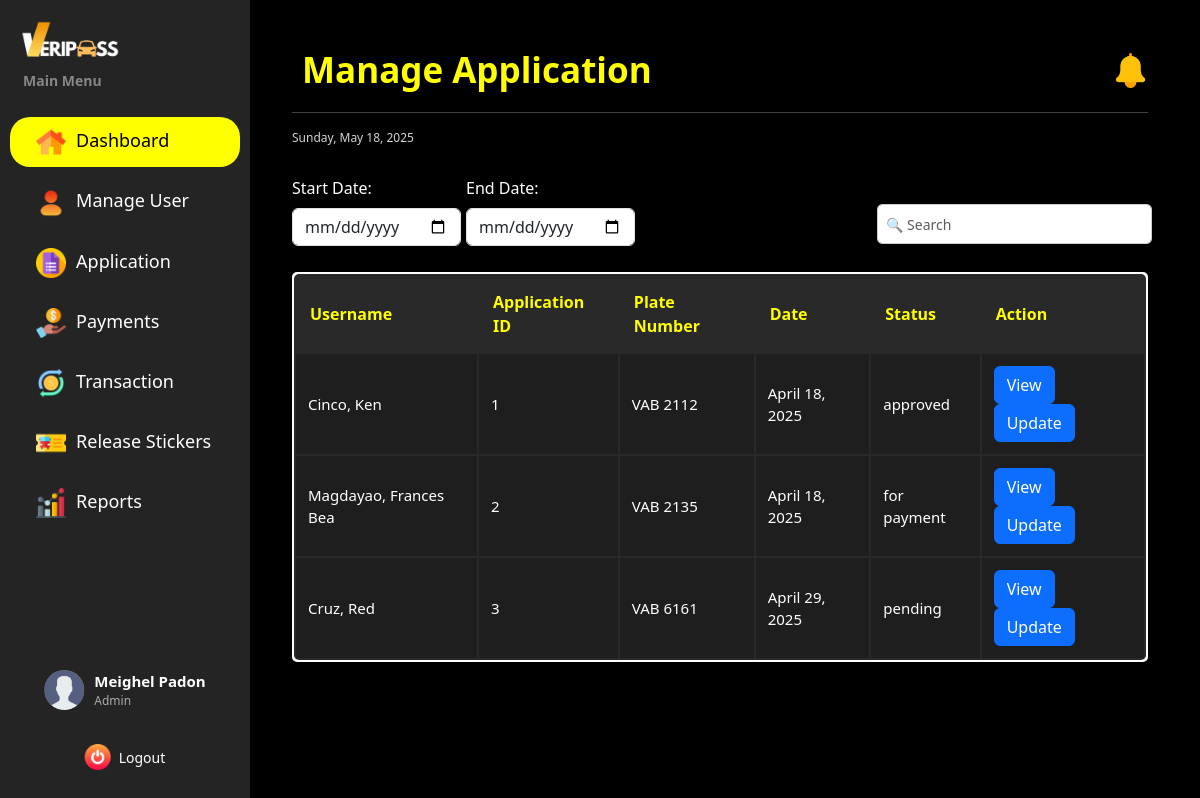
Before: /dashboard/admin/manage_application/ (signed in) with the older database file.
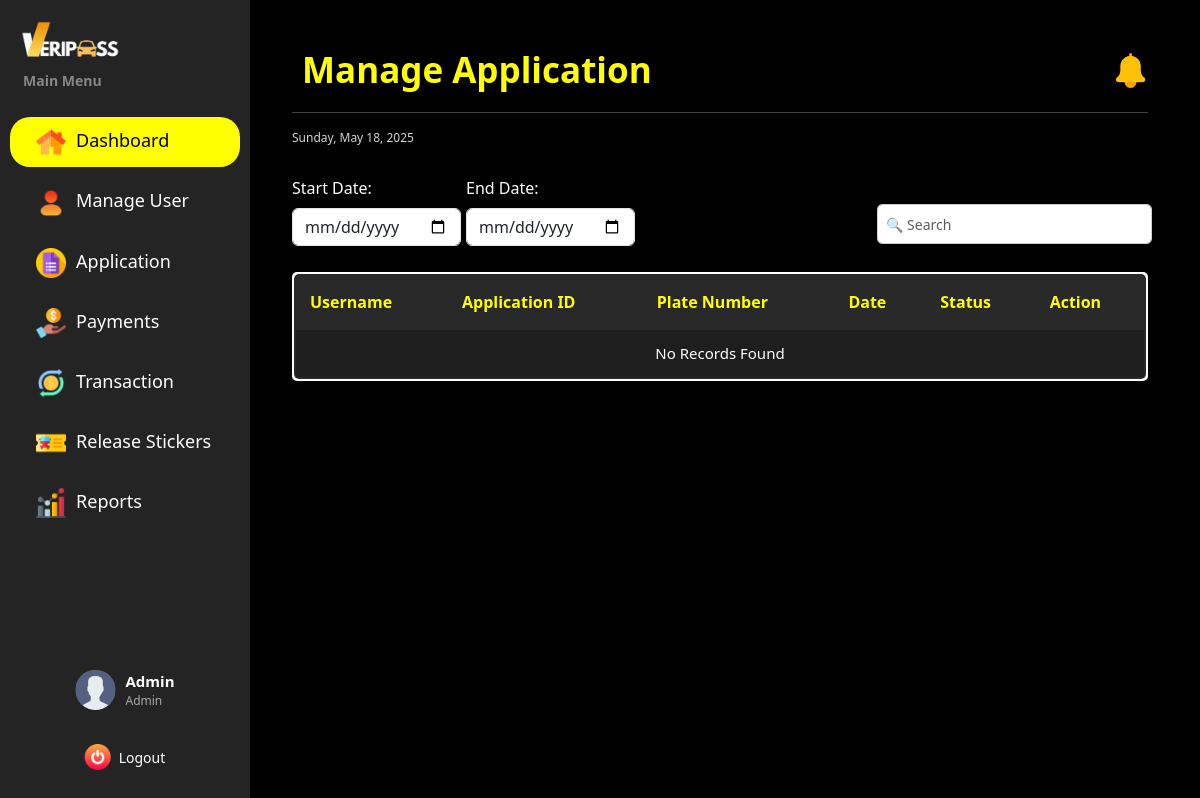
After: the same page with the newer database file.
### vehicle_pass/models.py (models this page shows, shortened)
class BaseModel(models.Model):
    created_at = models.DateTimeField(auto_now_add=True, db_index=True)
    updated_at = models.DateTimeField(auto_now=True)
    class Meta:
        abstract = True

class Registration(BaseModel):
    STATUS_CHOICES = [
        ('pending', 'Pending'),
        ('cancelled', 'Cancelled'),
        ('for payment', 'For Payment'),
        ('reviewing documents', 'Reviewing Documents'),
        ('for final inspection', 'For Final Inspection'),
        ('approved', 'Approved'),
        ('rejected', 'Rejected')
    ]
    registrationNumber = models.BigAutoField(primary_key=True)
    user = models.ForeignKey(UserProfile, on_delete=models.CASCADE)
    vehicle = models.ForeignKey(Vehicle, on_delete=models.CASCADE)
    files = models.URLField(max_length=250)
    status = models.CharField(max_length=20, choices=STATUS_CHOICES, default='pending')
    remarks = models.TextField(null=True)
    def __str__(self):
        return f"Registration {self.registrationNumber} for {self.user.lastname}, {self.user.firstname}"

class UserProfile(BaseModel):
    ROLE_CHOICES = [('user', 'User'),
        ('security', 'Security'),
        ('cashier', 'Cashier'),
        ('admin', 'Admin')
        ]
    SCHOOL_ROLE_CHOICES = [('student', 'Student'),
                   ('faculty', 'faculty'),
                   ('university personnel', 'University Personnel')
                   ]
    profile_picture = models.ImageField(
        upload_to='profile_pictures/',
        blank=True,
        null=True,
    )
    corporate_email = models.EmailField(max_length=50, unique=True)
    password = models.CharField(max_length=128)
    lastname = models.CharField(max_length=25)
    firstname = models.CharField(max_length=50)
    middle_name = models.CharField(max_length=25, blank=True, null=True)
    suffix = models.CharField(max_length=5, blank=True, null=True)
    dl_number = models.CharField(max_length=15, blank=True, null=True)
    college = models.CharField(max_length=100, blank=True, null=True)
    program = models.CharField(max_length=100, blank=True, null=True)
    department = models.CharField(max_length=100, blank=True, null=True)
    address = models.CharField(max_length=100, blank=True, null=True)
    role = models.CharField(max_length=20, choices=ROLE_CHOICES, default='user', null=True)
    school_role = models.CharField(max_length=20, choices=SCHOOL_ROLE_CHOICES)

class Vehicle(BaseModel):
    self_owner = models.ForeignKey(UserProfile, on_delete=models.CASCADE, null=True, blank=True)
    plateNumber = models.CharField(max_length=10, unique=True)
    type = models.CharField(max_length=20)
    model = models.CharField(max_length=20)
    color = models.CharField(max_length=20)
    chassisNumber = models.CharField(max_length=17)
    OR_Number = models.CharField(max_length=15)
    CR_Number = models.CharField(max_length=9)
    is_owner = models.BooleanField(default=False)
    is_legal_owner = models.BooleanField(default=False)
    owner_firstname = models.CharField(max_length=45, null=True, blank=True)
    owner_middlename = models.CharField(max_length=45, null=True, blank=True)
    owner_lastname = models.CharField(max_length=45, null=True, blank=True)
    owner_suffix = models.CharField(max_length=5, null=True, blank=True)
    relationship_to_owner = models.CharField(max_length=15, null=True, blank=True)
    contact_number = models.CharField(max_length=13, null=True, blank=True)

### vehicle_pass/views.py (the view)
# urls.py: path("dashboard/admin/manage_application/", AdminViewApplication.as_view(), name="admin_manage_application"),
class AdminViewApplication(CustomLoginRequiredMixin, ListView):
    model = Registration
    template_name = 'Admin Dashboard/Admin_Application.html'
    context_object_name = 'applications'
    paginate_by = 5
    def get_context_data(self, **kwargs):
        context = super().get_context_data(**kwargs)
        applications = context['applications']
        print(f"Applications count: {len(applications)}")
        if applications:
            print(f"First application: {applications[0]}")
        return context

### vehicle_pass/authentication.py (called while the page is built)
    def dispatch(self, request, *args, **kwargs):
        if not request.session.get("user_id"): #overrides the django dispatch
            return redirect("login")  #redirect to login if no active on session
        return super().dispatch(request, *args, **kwargs)

### vehicle_pass/context_processors.py (called while the page is built)
def admin_user_context(request):
    if hasattr(request, 'session') and 'user_id' in request.session:
        try:
            user_id = request.session.get('user_id')
            admin_user = UserProfile.objects.get(id=user_id, role='admin')
            admin_name = f"{admin_user.firstname} {admin_user.lastname}"
        except Exception as e:
            admin_name = "Admin"
    else:
        admin_name = "Not Logged In"
    return {'admin_name': admin_name}

def default_user_context(request):
    if hasattr(request, 'session') and 'user_id' in request.session:
        try:
            user_id = request.session.get('user_id')
            default_user = UserProfile.objects.get(id=user_id, role='user')
            user_name = f"{default_user.firstname} {default_user.lastname}"
        except Exception as e:
            user_name = "User"
    else:
        user_name = "Not Logged In"
    return {'user_name': user_name}

### templates/Admin Dashboard/Admin_Application.html (shortened to what this page needs)
{% extends "includes/admin_sidebar.html" %}
{% load static %}
{% block extra_css %}
    <link rel="stylesheet" href="{% static 'css/admin-dashboard-style.css' %}">
    <link rel="stylesheet" href="{% static 'css/sidebar.css' %}">
{% endblock %}
{% block content %}
<div class="main-content flex-grow-1 ms-uto">
    <div class="container-fluid py-1">
        <div class="d-flex flex-column flex-md-row justify-content-between align-items-start align-items-md-center mb-3">
             <h2 class="title mb-3 mb-md-0">Manage Application</h2>
            <div class="d-flex align-items-center gap-3">
                <a href="Announcements.html" class="text-decoration-none text-light position-relative">
                    <img src="{% static 'images/notification.png' %}" alt="Notifications" width="35" height="35">
                </a>
            </div>
        </div>
        <hr>
        <small><span id="date"></span></small>
        <br>
        <div class="filter-container">
            <div class="mb-3">
                <label for="start-date" class="form-label">Start Date:</label>
                <input type="date" id="start-date" class="form-control">
            </div>
            <div class="mb-3">
                <label for="end-date" class="form-label">End Date:</label>
                <input type="date" id="end-date" class="form-control">
            </div>
            <input class="position-absolute end-0 bottom-10 form-control w-20 me-5 mb-auto" type="text" id="search-bar" placeholder="🔍 Search">
        </div>
        <section class="table-container">
            <table class="users-table">
                <thead>
                    <tr>
                        <th>Username</th>
                        <th>Application ID</th>
                        <th>Plate Number</th>
                        <th>Date</th>
                        <th>Status</th>
                        <th>Action</th>
                    </tr>
                </thead>
                <tbody>
                    {% for applicant in applications %}
                        <tr>
                            <td>{{ applicant.user.lastname }}, {{ applicant.user.firstname }} {{ applicant.user.middlename|default_if_none:""|slice:":1"}}</td>
                            <td>{{ applicant.registrationNumber }}</td>
                            <td>{{ applicant.vehicle.plateNumber }}</td>
                            <td>{{ applicant.created_at|date:"F d, Y" }}</td>
                            <td>{{ applicant.status }}</td>
                            <td>
                                <a href="{% url 'admin_view_specific_application' applicant.pk %}" class="btn btn-primary">View</a>
                                <a href="{% url 'admin_update_application' applicant.pk %}" class="btn btn-primary">Update</a>
                            </td>
                        </tr>
                    {% empty %}
                        <tr>
                        <td colspan="6" style="text-align: center">
                            <p class="text-sm font-weight-bold mb-0">No Records Found</p>
                        </td>
                        </tr>
                    {% endfor %}
                </tbody>
            </table>
        </section>
    </div>
</div>
{% endblock %}

Changed rows visible on the page:
removed Registration: user.lastname "Cinco", user.firstname "Ken", registrationNumber "1", vehicle.plateNumber "VAB 2112", created_at "April 18, 2025", status "approved"
removed Registration: user.lastname "Magdayao", user.firstname "Frances Bea", registrationNumber "2", vehicle.plateNumber "VAB 2135", created_at "April 18, 2025", status "for payment"
removed Registration: user.lastname "Cruz", user.firstname "Red", registrationNumber "3", vehicle.plateNumber "VAB 6161", created_at "April 29, 2025", status "pending"
Other visible differences:
{{ admin_name }}: "Meighel Padon" → "Admin"
text now shown: "No Records Found"
